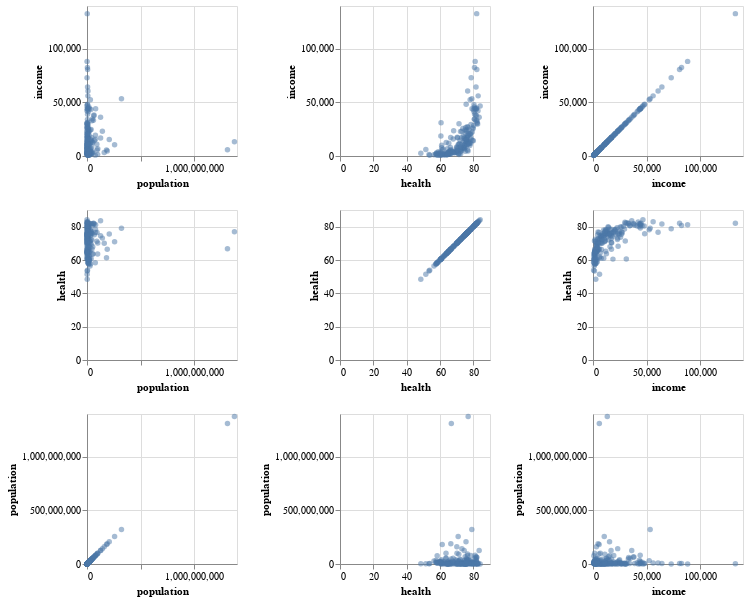

The code cell stored with this chart in its notebook:
### Code cell
alt.Chart(gapminder).mark_circle(opacity=0.5).encode(
    alt.X(alt.repeat("column"), type='quantitative'),
    alt.Y(alt.repeat("row"), type='quantitative'),
).properties(
    width=150,
    height=150
).repeat(
    row=['income', 'health', 'population'],
    column=['population', 'health', 'income']
)

### Figure 1 — Vega-Lite specification as saved in the notebook (floating-point values rounded to 4 significant figures; data arrays with more than 128 entries replaced by an {"elided": "..."} marker saying what was removed)
{"$schema": "https://vega.github.io/schema/vega-lite/v3.4.0.json", "config": {"background": "white", "mark": {"tooltip": null}, "view": {"height": 300, "width": 400}}, "datasets": {"data-7e3b7ef5d72a8470b0044710e8a24cca": {"elided": "187 records"}}, "repeat": {"column": ["population", "health", "income"], "row": ["income", "health", "population"]}, "spec": {"data": {"name": "data-7e3b7ef5d72a8470b0044710e8a24cca"}, "encoding": {"x": {"field": {"repeat": "column"}, "type": "quantitative"}, "y": {"field": {"repeat": "row"}, "type": "quantitative"}}, "height": 150, "mark": {"opacity": 0.5, "type": "circle"}, "width": 150}}
